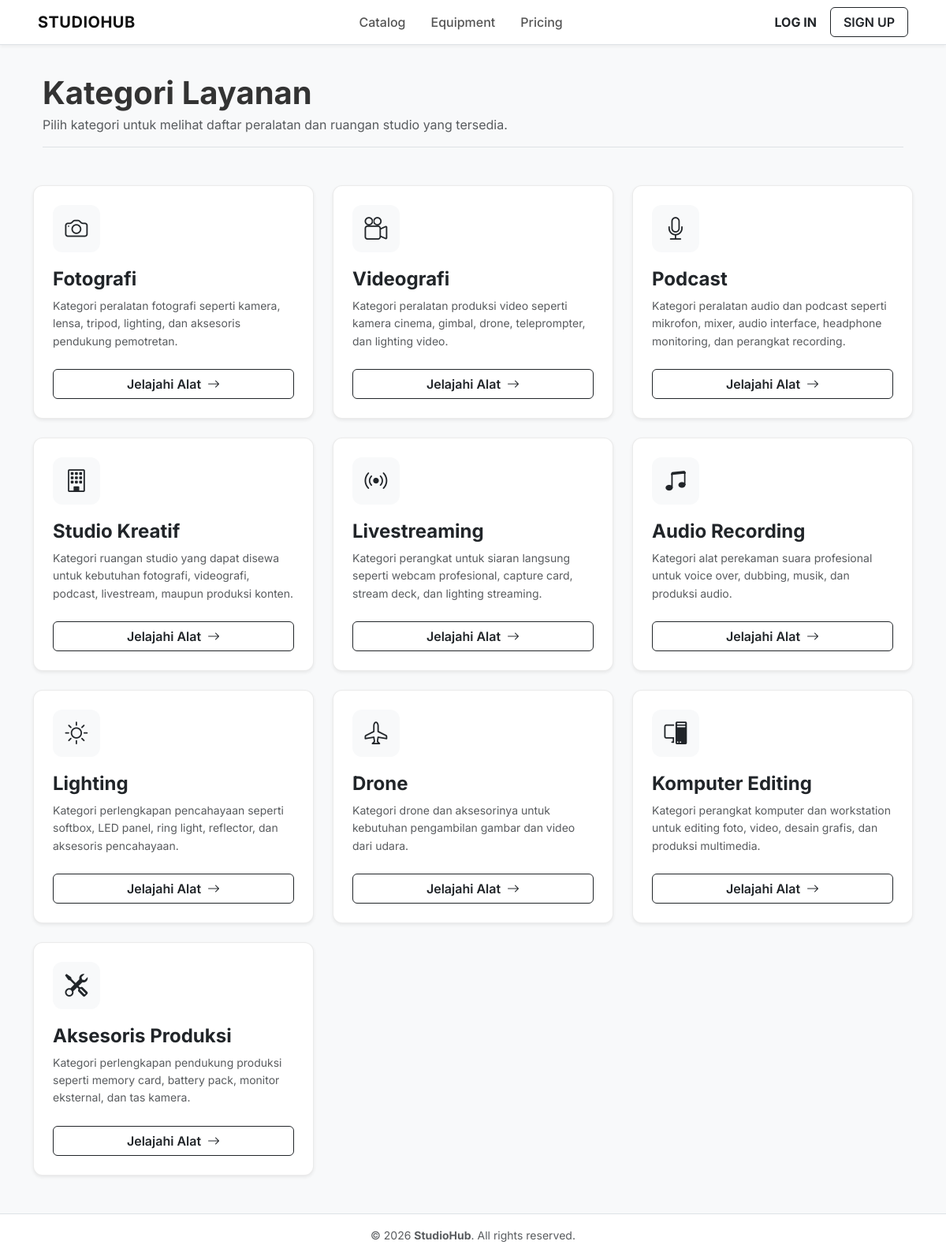
/modules/kategori/index.php, run on the app's committed database.
### tables this page shows
CREATE TABLE IF NOT EXISTS `kategori` (
  `id_kategori` int(11) NOT NULL,
  `nama_kategori` varchar(100) NOT NULL,
  `desc_kategori` text DEFAULT NULL
);

### modules/kategori/index.php (the view, shortened to what this page needs)
<?php
require '../../config/koneksi.php';
$query = "SELECT * FROM kategori ORDER BY id_kategori";
$hasil = mysqli_query($conn, $query);
?>
<?php include '../../includes/header.php'; ?>
<div class="container pb-4">
    <div class="d-flex justify-content-between align-items-end border-bottom pb-3 mb-4">
        <div>
            <h1 class="fw-bold mb-1">Kategori Layanan</h1>
            <p class="text-muted mb-0">
                Pilih kategori untuk melihat daftar peralatan dan ruangan studio yang tersedia.
            </p>
        </div>
    </div>
</div>
<div class="row g-4" id="view-categories">
    <?php
    function getCategoryIcon($name) {
        $name_lower = strtolower($name);
        if (strpos($name_lower, 'foto') !== false) return 'bi-camera';
        if (strpos($name_lower, 'video') !== false) return 'bi-camera-reels';
        if (strpos($name_lower, 'podcast') !== false) return 'bi-mic';
        if (strpos($name_lower, 'studio') !== false) return 'bi-building';
        if (strpos($name_lower, 'stream') !== false) return 'bi-broadcast';
        if (strpos($name_lower, 'audio') !== false) return 'bi-music-note-beamed';
        if (strpos($name_lower, 'light') !== false) return 'bi-brightness-high';
        if (strpos($name_lower, 'drone') !== false) return 'bi-airplane';
        if (strpos($name_lower, 'komputer') !== false) return 'bi-pc-display';
        return 'bi-tools';
    }
    while ($data = mysqli_fetch_array($hasil)):
        $icon = getCategoryIcon($data['nama_kategori']);
    ?>
        <div class="col-md-6 col-lg-4">
            <div class="card category-card h-100 p-4 shadow-sm">
                <div class="d-flex flex-column h-100 justify-content-between">
                    <div>
                        <div class="category-icon-wrapper">
                            <i class="bi <?= $icon ?>"></i>
                        </div>
                        <h4 class="fw-bold text-dark mb-2"><?= htmlspecialchars($data['nama_kategori']) ?></h4>
                        <p class="text-muted small mb-4" style="line-height: 1.6;">
                            <?= htmlspecialchars($data['desc_kategori']) ?>
                        </p>
                    </div>
                    <a href="../alat/index.php?kategori=<?= $data['id_kategori'] ?>" class="btn btn-outline-dark w-100 py-2.5 fw-semibold d-flex align-items-center justify-content-center gap-2">
                        Jelajahi Alat <i class="bi bi-arrow-right"></i>
                    </a>
                </div>
            </div>
        </div>
    <?php endwhile; ?>
</div>
<?php include '../../includes/footer.php'; ?>

### assets/css/style.css (style rules this page uses)
body { font-family: 'Inter', -apple-system, BlinkMacSystemFont, "Segoe UI", Roboto, "Helvetica Neue", Arial, sans-serif; color: #333333; background-color: #f8f9fa; padding-top: 70px; }
.card { border: 1px solid #e3e6f0; border-radius: 6px; box-shadow: 0 2px 4px rgba(0,0,0,0.02); transition: transform 0.2s, box-shadow 0.2s; }

### modules/kategori/index.php (style rules this page uses)
.category-card { transition: all 0.3s cubic-bezier(0.165, 0.84, 0.44, 1); border: 1px solid rgba(0, 0, 0, 0.08); border-radius: 12px; background: #ffffff; overflow: hidden; }
.category-icon-wrapper { width: 60px; height: 60px; border-radius: 12px; background-color: #f8f9fa; display: flex; align-items: center; justify-content: center; font-size: 1.8rem; color: #212529; margin-bottom: 20px; transition: all 0.3s ease; }

### data on the page
kategori: nama_kategori "Fotografi", desc_kategori "Kategori peralatan fotografi seperti kamera, lensa, tripod, lighting, dan aksesoris pendukung pemotretan."
kategori: nama_kategori "Videografi", desc_kategori "Kategori peralatan produksi video seperti kamera cinema, gimbal, drone, teleprompter, dan lighting video."
kategori: nama_kategori "Podcast", desc_kategori "Kategori peralatan audio dan podcast seperti mikrofon, mixer, audio interface, headphone monitoring, dan perangkat recording."
kategori: nama_kategori "Studio Kreatif", desc_kategori "Kategori ruangan studio yang dapat disewa untuk kebutuhan fotografi, videografi, podcast, livestream, maupun produksi konten."
kategori: nama_kategori "Livestreaming", desc_kategori "Kategori perangkat untuk siaran langsung seperti webcam profesional, capture card, stream deck, dan lighting streaming."
kategori: nama_kategori "Audio Recording", desc_kategori "Kategori alat perekaman suara profesional untuk voice over, dubbing, musik, dan produksi audio."
kategori: nama_kategori "Lighting", desc_kategori "Kategori perlengkapan pencahayaan seperti softbox, LED panel, ring light, reflector, dan aksesoris pencahayaan."
kategori: nama_kategori "Drone", desc_kategori "Kategori drone dan aksesorinya untuk kebutuhan pengambilan gambar dan video dari udara."
kategori: nama_kategori "Komputer Editing", desc_kategori "Kategori perangkat komputer dan workstation untuk editing foto, video, desain grafis, dan produksi multimedia."
kategori: nama_kategori "Aksesoris Produksi", desc_kategori "Kategori perlengkapan pendukung produksi seperti memory card, battery pack, monitor eksternal, dan tas kamera."
